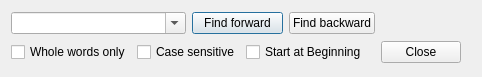
<ui version="4.0" >
 <class>FindWidget</class>
 <widget class="QWidget" name="FindWidget" >
  <property name="geometry" >
   <rect>
    <x>0</x>
    <y>0</y>
    <width>482</width>
    <height>77</height>
   </rect>
  </property>
  <property name="windowTitle" >
   <string>Form</string>
  </property>
  <layout class="QGridLayout" >
   <item row="0" column="0" colspan="2" >
    <widget class="QComboBox" name="comboFind" >
     <property name="sizePolicy" >
      <sizepolicy vsizetype="Fixed" hsizetype="Expanding" >
       <horstretch>0</horstretch>
       <verstretch>0</verstretch>
      </sizepolicy>
     </property>
     <property name="editable" >
      <bool>true</bool>
     </property>
    </widget>
   </item>
   <item row="0" column="2" colspan="2" >
    <widget class="QPushButton" name="findButton" >
     <property name="text" >
      <string>Find forward</string>
     </property>
     <property name="default" >
      <bool>true</bool>
     </property>
    </widget>
   </item>
   <item rowspan="2" row="0" column="6" >
    <spacer>
     <property name="orientation" >
      <enum>Qt::Horizontal</enum>
     </property>
     <property name="sizeHint" >
      <size>
       <width>41</width>
       <height>51</height>
      </size>
     </property>
    </spacer>
   </item>
   <item row="1" column="0" >
    <widget class="QCheckBox" name="checkWords" >
     <property name="text" >
      <string>Whole words only</string>
     </property>
    </widget>
   </item>
   <item row="1" column="1" colspan="2" >
    <widget class="QCheckBox" name="checkCase" >
     <property name="text" >
      <string>Case sensitive</string>
     </property>
    </widget>
   </item>
   <item row="1" column="3" colspan="2" >
    <widget class="QCheckBox" name="checkBegin" >
     <property name="text" >
      <string>Start at Beginning</string>
     </property>
    </widget>
   </item>
   <item row="1" column="5" >
    <widget class="QPushButton" name="closeButton" >
     <property name="text" >
      <string>Close</string>
     </property>
    </widget>
   </item>
   <item row="0" column="4" >
    <widget class="QPushButton" name="findBackwardButton" >
     <property name="text" >
      <string>Find backward</string>
     </property>
    </widget>
   </item>
  </layout>
 </widget>
 <resources/>
 <connections/>
</ui>
